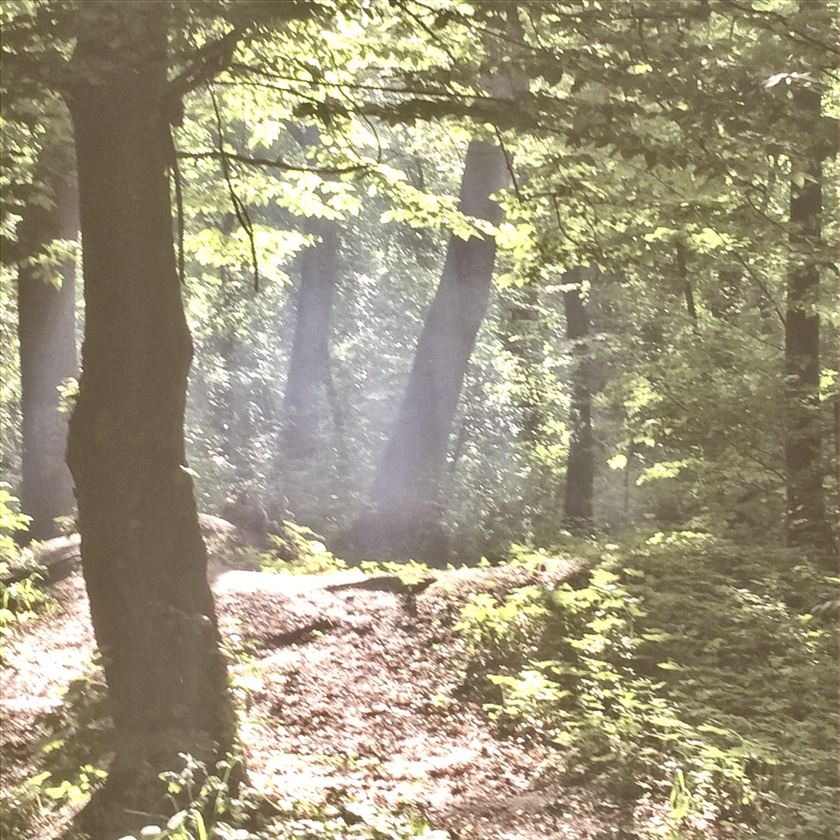
#> input picture src/super_resolution/high-resolution_photos/IMG_2089.jpg, 840 x 840 px, shrunk from 4760 x 4760 before the run
$ python -i histogram_qualization.py   (imports and definitions only)
#> lines starting #> are read from the running program, lines starting #| are printed output that depends on the picture
#> further down, picture is the input picture: shape (840, 840, 3); mean B, G, R 123.4, 149.5, 157.8
import cv2


def clahe_eq(img_bgr):
    img_y_cr_cb = cv2.cvtColor(img_bgr, cv2.COLOR_BGR2YCrCb)
#> img_y_cr_cb: shape (840, 840, 3); mean of channels 0, 1, 2 149, 134.3, 113.5
    y, cr, cb = cv2.split(img_y_cr_cb)
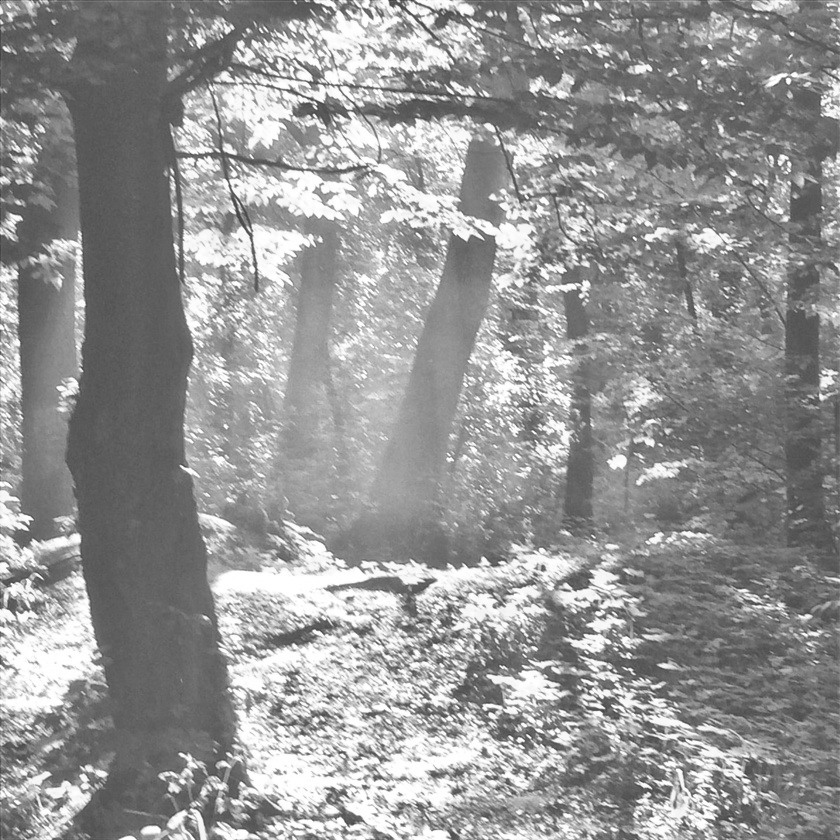
#> y: shape (840, 840); min 62, max 255, mean 149
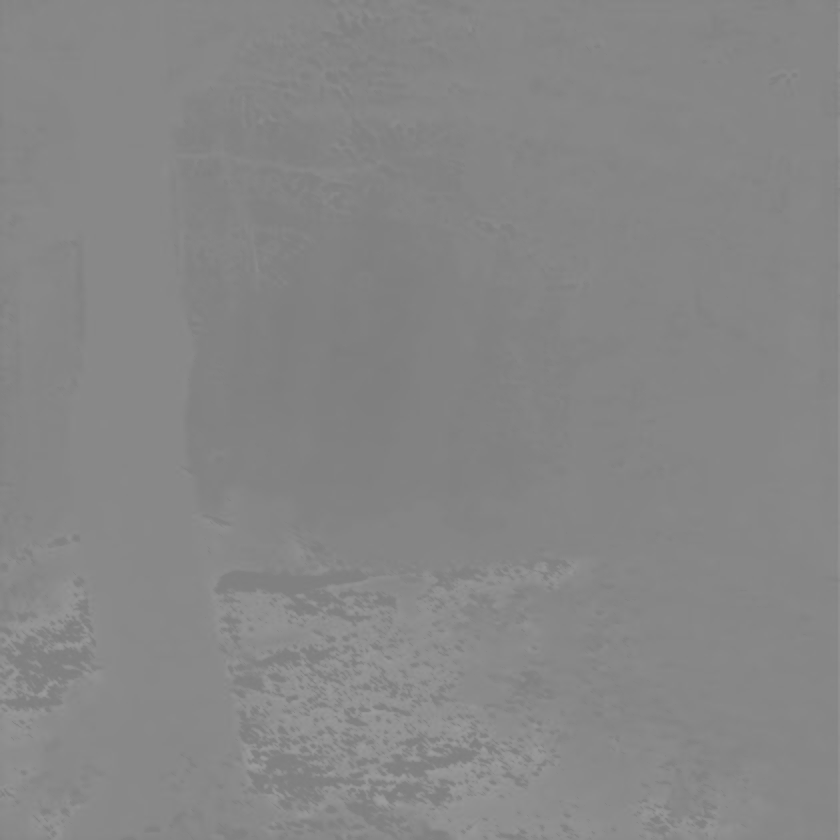
#> cr: shape (840, 840); min 124, max 157, mean 134.3
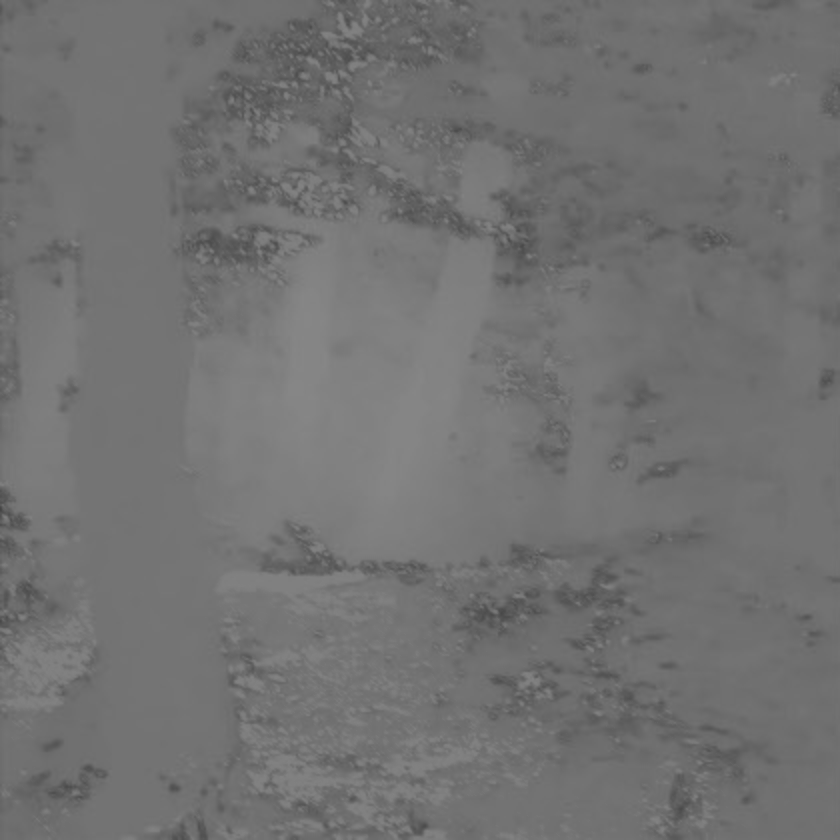
#> cb: shape (840, 840); min 68, max 134, mean 113.5

    clahe = cv2.createCLAHE(clipLimit=2.0, tileGridSize=(8, 8))
    y_eq = clahe.apply(y)
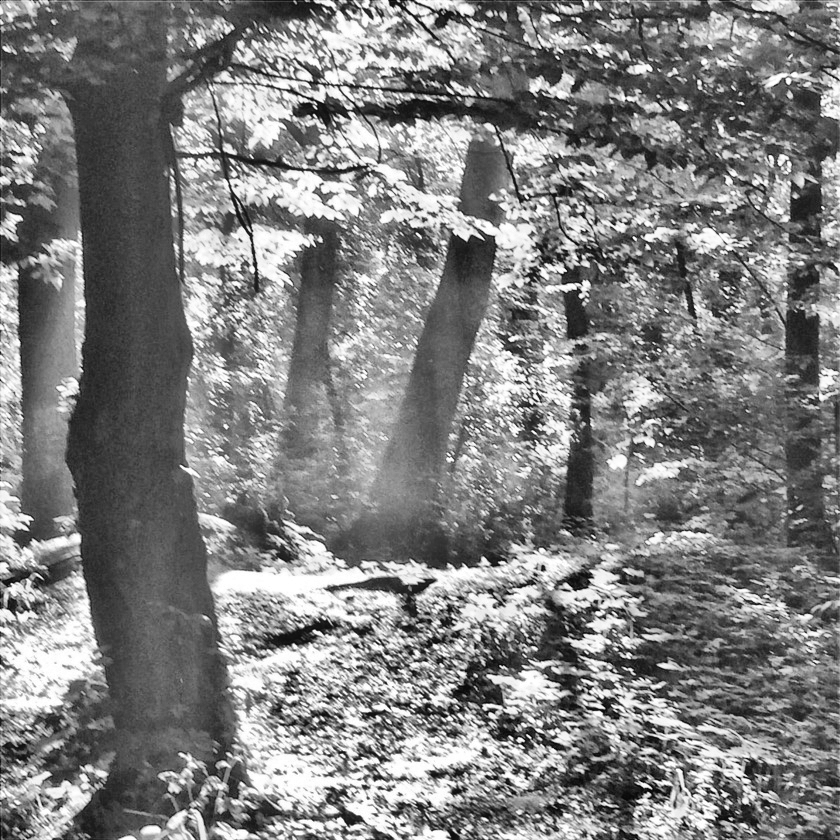
#> y_eq: shape (840, 840); min 6, max 255, mean 127.5

    img_eq = cv2.merge((y_eq, cr, cb))
#> img_eq: shape (840, 840, 3); mean of channels 0, 1, 2 127.5, 134.3, 113.5
    return cv2.cvtColor(img_eq, cv2.COLOR_YCrCb2BGR)
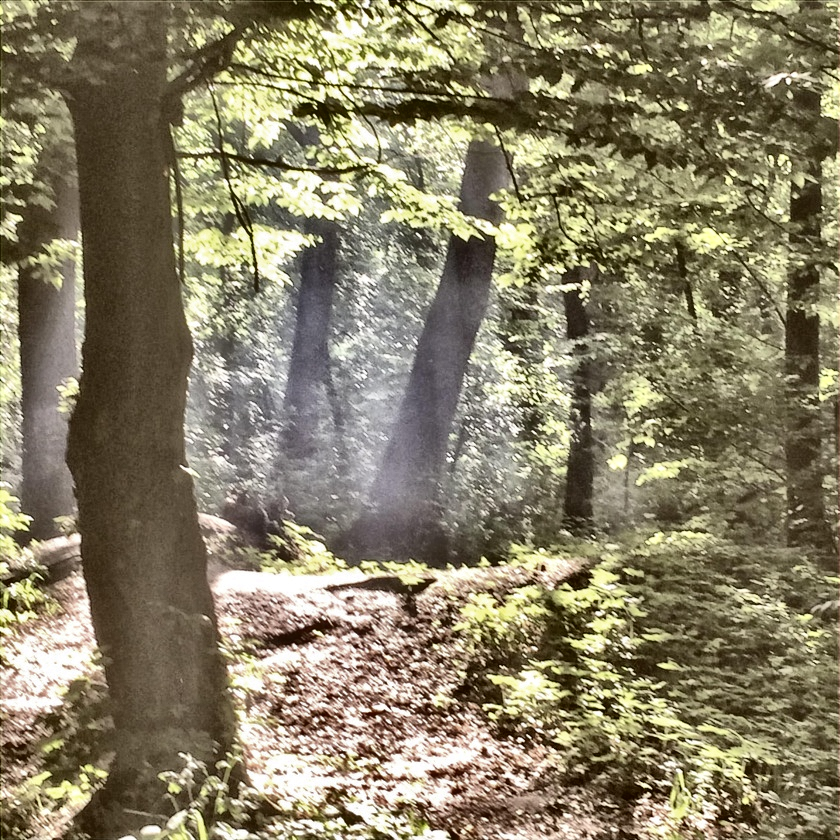
#> returned value: shape (840, 840, 3); mean B, G, R 102, 127.9, 136.3

>>> import cv2
>>> picture = cv2.imread('high-resolution_photos/IMG_2089.jpg')
>>> result = clahe_eq(picture)
